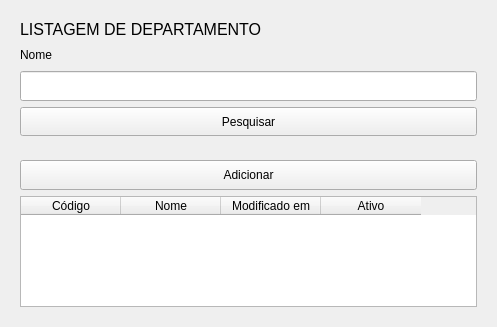
<?xml version="1.0" encoding="UTF-8"?>
<ui version="4.0">
 <class>Department</class>
 <widget class="QWidget" name="Department">
  <property name="geometry">
   <rect>
    <x>0</x>
    <y>0</y>
    <width>497</width>
    <height>327</height>
   </rect>
  </property>
  <property name="windowTitle">
   <string>Form</string>
  </property>
  <layout class="QVBoxLayout" name="verticalLayout">
   <item>
    <widget class="QWidget" name="panel_search" native="true">
     <property name="sizePolicy">
      <sizepolicy hsizetype="Preferred" vsizetype="Preferred">
       <horstretch>0</horstretch>
       <verstretch>0</verstretch>
      </sizepolicy>
     </property>
     <property name="styleSheet">
      <string notr="true">backgruound: white;</string>
     </property>
     <layout class="QVBoxLayout" name="verticalLayout_2">
      <item>
       <widget class="QLabel" name="lbl_title">
        <property name="styleSheet">
         <string notr="true">font-size: 16px;</string>
        </property>
        <property name="text">
         <string>LISTAGEM DE DEPARTAMENTO</string>
        </property>
       </widget>
      </item>
      <item>
       <widget class="QLabel" name="lbl_name">
        <property name="minimumSize">
         <size>
          <width>0</width>
          <height>20</height>
         </size>
        </property>
        <property name="maximumSize">
         <size>
          <width>16777215</width>
          <height>20</height>
         </size>
        </property>
        <property name="text">
         <string>Nome</string>
        </property>
       </widget>
      </item>
      <item>
       <widget class="QLineEdit" name="edt_name">
        <property name="minimumSize">
         <size>
          <width>0</width>
          <height>30</height>
         </size>
        </property>
        <property name="maximumSize">
         <size>
          <width>16777215</width>
          <height>30</height>
         </size>
        </property>
       </widget>
      </item>
      <item>
       <widget class="QPushButton" name="btn_search">
        <property name="minimumSize">
         <size>
          <width>0</width>
          <height>29</height>
         </size>
        </property>
        <property name="maximumSize">
         <size>
          <width>16777215</width>
          <height>30</height>
         </size>
        </property>
        <property name="text">
         <string>Pesquisar</string>
        </property>
       </widget>
      </item>
     </layout>
    </widget>
   </item>
   <item>
    <widget class="QWidget" name="panel_table" native="true">
     <property name="styleSheet">
      <string notr="true">backgruound: white;</string>
     </property>
     <layout class="QVBoxLayout" name="verticalLayout_3">
      <item>
       <widget class="QPushButton" name="btn_add">
        <property name="minimumSize">
         <size>
          <width>0</width>
          <height>30</height>
         </size>
        </property>
        <property name="maximumSize">
         <size>
          <width>16777215</width>
          <height>30</height>
         </size>
        </property>
        <property name="text">
         <string>Adicionar</string>
        </property>
       </widget>
      </item>
      <item>
       <widget class="QTableWidget" name="table_department">
        <property name="editTriggers">
         <set>QAbstractItemView::NoEditTriggers</set>
        </property>
        <property name="alternatingRowColors">
         <bool>true</bool>
        </property>
        <property name="selectionMode">
         <enum>QAbstractItemView::SingleSelection</enum>
        </property>
        <property name="selectionBehavior">
         <enum>QAbstractItemView::SelectRows</enum>
        </property>
        <property name="horizontalHeaderSetSectionResizeMode" stdset="0">
         <number>3</number>
        </property>
        <column>
         <property name="text">
          <string>Código</string>
         </property>
        </column>
        <column>
         <property name="text">
          <string>Nome</string>
         </property>
        </column>
        <column>
         <property name="text">
          <string>Modificado em</string>
         </property>
        </column>
        <column>
         <property name="text">
          <string>Ativo</string>
         </property>
         <property name="textAlignment">
          <set>AlignCenter</set>
         </property>
        </column>
       </widget>
      </item>
     </layout>
    </widget>
   </item>
  </layout>
 </widget>
 <resources/>
 <connections/>
</ui>
